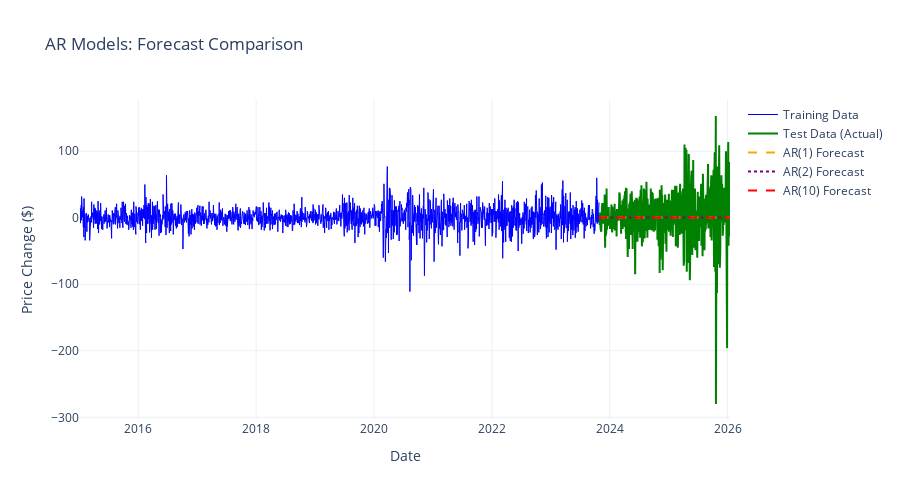

The code cell stored with this chart in its notebook:
### Markdown cell above
## 11. Visualize AR Forecasts

### Code cell
# Create forecast comparison plot
fig = go.Figure()

# Training data
fig.add_trace(go.Scatter(
    x=train.index, y=train.values,
    mode='lines',
    name='Training Data',
    line=dict(color='blue', width=1)
))

# Test data (actual)
fig.add_trace(go.Scatter(
    x=test.index, y=test.values,
    mode='lines',
    name='Test Data (Actual)',
    line=dict(color='green', width=2)
))

# AR(1) forecast
fig.add_trace(go.Scatter(
    x=test.index, y=forecast_ar1.values,
    mode='lines',
    name='AR(1) Forecast',
    line=dict(color='orange', width=2, dash='dash')
))

# AR(2) forecast
fig.add_trace(go.Scatter(
    x=test.index, y=forecast_ar2.values,
    mode='lines',
    name='AR(2) Forecast',
    line=dict(color='purple', width=2, dash='dot')
))

# Optimal AR forecast
fig.add_trace(go.Scatter(
    x=test.index, y=forecast_series.values,
    mode='lines',
    name=f'AR({optimal_order}) Forecast',
    line=dict(color='red', width=2, dash='dash')
))

fig.update_layout(
    title="AR Models: Forecast Comparison",
    xaxis_title='Date',
    yaxis_title='Price Change ($)',
    hovermode='x unified',
    template='plotly_white',
    height=500
)
fig.show()

print("✓ Forecast comparison plotted")

### Figure 1 — Plotly figure (JSON) as saved in the notebook; plotly's stock layout.template omitted (floating-point values rounded to 4 significant figures; data arrays with more than 128 entries replaced by an {"elided": "..."} marker saying what was removed)
{"data": [{"line": {"color": "blue", "width": 1}, "mode": "lines", "name": "Training Data", "type": "scatter", "x": {"elided": "2220 str values"}, "y": {"elided": "2220 float values"}}, {"line": {"color": "green", "width": 2}, "mode": "lines", "name": "Test Data (Actual)", "type": "scatter", "x": {"elided": "556 str values"}, "y": {"elided": "556 float values"}}, {"line": {"color": "orange", "dash": "dash", "width": 2}, "mode": "lines", "name": "AR(1) Forecast", "type": "scatter", "x": {"elided": "556 str values"}, "y": {"elided": "556 float values"}}, {"line": {"color": "purple", "dash": "dot", "width": 2}, "mode": "lines", "name": "AR(2) Forecast", "type": "scatter", "x": {"elided": "556 str values"}, "y": {"elided": "556 float values"}}, {"line": {"color": "red", "dash": "dash", "width": 2}, "mode": "lines", "name": "AR(10) Forecast", "type": "scatter", "x": {"elided": "556 str values"}, "y": {"elided": "556 float values"}}], "layout": {"height": 500, "hovermode": "x unified", "title": {"text": "AR Models: Forecast Comparison"}, "xaxis": {"title": {"text": "Date"}}, "yaxis": {"title": {"text": "Price Change ($)"}}}}
